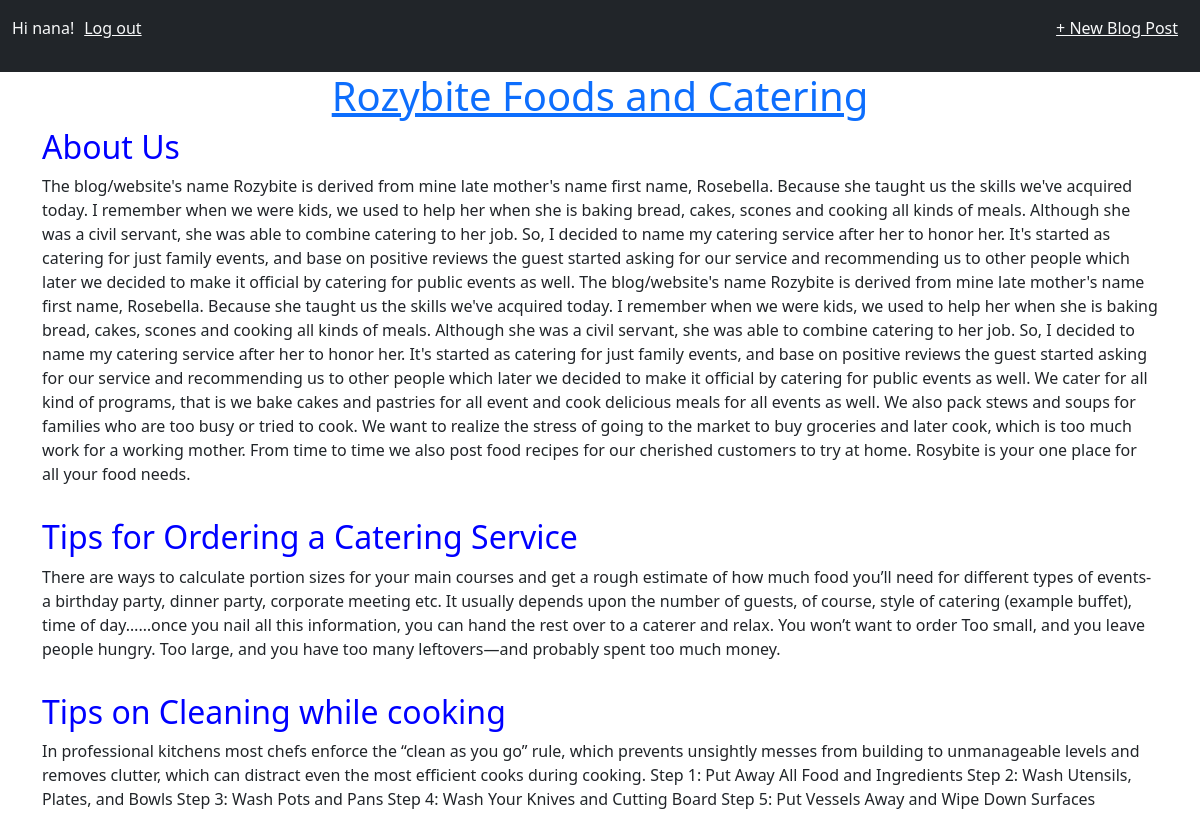
The app's page / (signed in) with its own data.
### blog/models.py (models this page shows, shortened)
class Post(models.Model):
    title = models.CharField(max_length=200)
    author = models.ForeignKey(
        "auth.User",
        on_delete=models.CASCADE,
    )
    body = models.TextField()

### blog/views.py (the view)
# urls.py: path("", BlogListView.as_view(), name="home"),
class BlogListView(ListView):
    model = Post
    template_name = "home.html"

### templates/home.html
{% extends "base.html" %}
{% block content %}
  {% for post in post_list %}
  <div class="post-entry">
    <h2>
        <a href="{% url 'post_detail' post.pk %}">{{ post.title }}</a>
    </h2>
    <p>{{ post.body }}</p>
  </div>
  {% endfor %}
{% endblock content %}

### templates/base.html (shortened to what this page needs)
{% load static %}
<html lang="en">
  <head>
    <link rel="stylesheet" href="{% static 'css/base.css' %}" />
    <link rel="stylesheet" href="{% static 'css/bootstrap.css' %}" />
  </head>
  <body>
    <div class="container-fluid bg-dark py-3">
<div class="row">
  <div class="col-md-3"  style="display: flex;gap: 10px;><p class="text-light">
    {% if user.is_authenticated %}
    <p class="text-light">Hi {{ user.username }}!</p>
    <th><a class="text-light" href="{% url 'logout' %}">Log out</a></th>
    {% else %}
    <th><a class="text-light" href="{% url 'login' %}">Log In</a></th>
    |<a href="{% url 'signup' %}">Sign Up</a>
    {% endif %}
  </p></div>
  <div class="col-md-9"><p class="text-light">
    <a class="text-light" style="margin-right: 10px;float:right" href="{% url 'post_new' %}">+ New Blog Post</a>
    </p></div>
</div>
    </div>
<main>
<section>
  <article>
    <div class="jumbotron text-center">
      <h1><a href="{% url 'home' %}">Rozybite Foods and Catering</a></h1>
    </div>
<div class="container">
{% block content %}
{% endblock content %}
</div>
</article>
</section>
</main>
  </body>
</html>

### static/css/base.css (style rules this page uses)
body { font-family: 'Source Sans Pro', sans-serif; font-size: 18px; }
.post-entry { margin-bottom: 2rem; }
.post-entry h2 { margin: 0.5rem 0; }
.post-entry h2 a, .post-entry h2 a:visited { color: blue; text-decoration: none; }
.post-entry p { margin: 0; font-weight: 400; }

### records on screen
Post: title "About Us", body "The blog/website's name Rozybite is derived from mine late mother's name first name, Rosebella. Because she taught us the skills we've acquired today. I remember when we were kids, we used to help her when she is baking bread, cakes, scones and cooking all kinds of meals. Although she was a civil servant, she was able to combine catering to her job. So, I decided to name my catering service after her to honor her. It's started as catering for just family events, and base on positive reviews the guest started asking for our service and recommending us to other people which later we decided to make it official by catering for public events as well. The blog/website's name Rozybite is derived…"
Post: title "Tips for Ordering a Catering Service", body "There are ways to calculate portion sizes for your main courses and get a rough estimate of how much food you’ll need for different types of events- a birthday party, dinner party, corporate meeting etc. It usually depends upon the number of guests, of course, style of catering (example buffet), time of day……once you nail all this information, you can hand the rest over to a caterer and relax. You won’t want to order Too small, and you leave people hungry. Too large, and you have too many leftovers—and probably spent too much money."
Post: title "Tips on Cleaning while cooking", body "In professional kitchens most chefs enforce the “clean as you go” rule, which prevents unsightly messes from building to unmanageable levels and removes clutter, which can distract even the most efficient cooks during cooking. Step 1: Put Away All Food and Ingredients Step 2: Wash Utensils, Plates, and Bowls Step 3: Wash Pots and Pans Step 4: Wash Your Knives and Cutting Board Step 5: Put Vessels Away and Wipe Down Surfaces"

### other values on screen
{{ user.username }} "nana"
